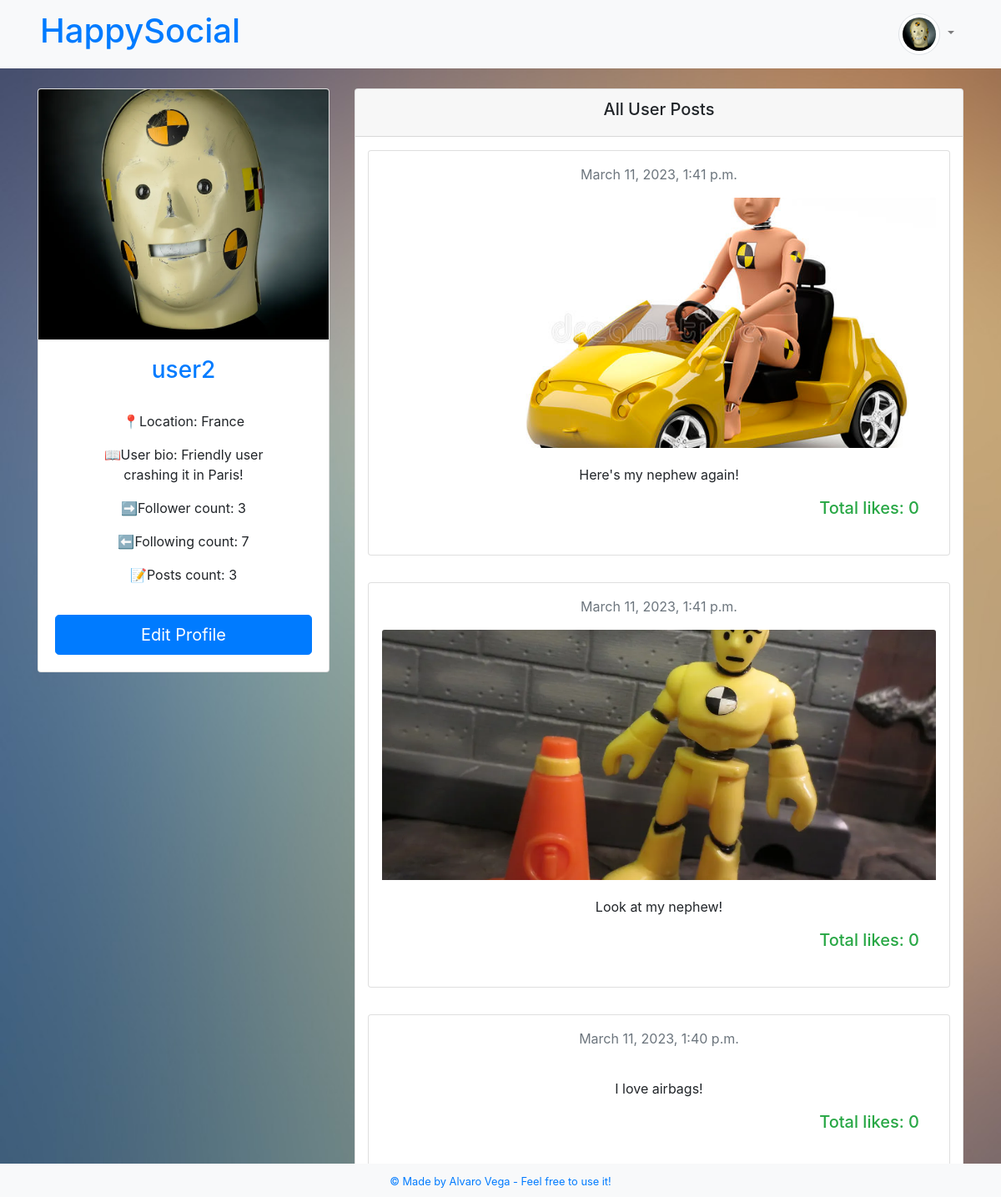
The page /profile/user2 (signed in) on the database as committed earlier.
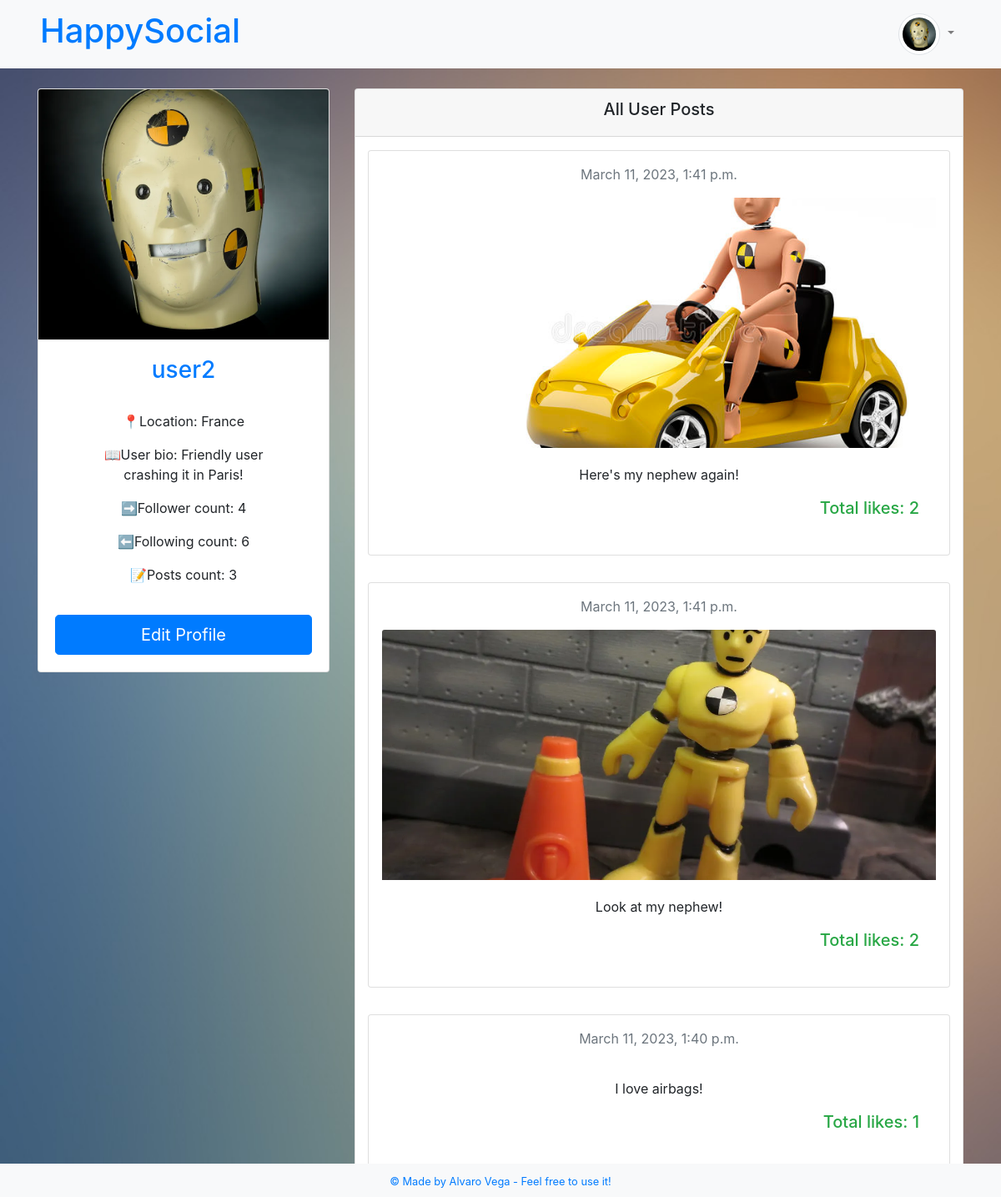
The same page on the database as committed later.
### coreApp/models.py (models this page shows, shortened)
class Post(models.Model):
    id = models.UUIDField(primary_key=True, default=uuid.uuid4, editable=False)
    user = models.CharField(
        max_length=100,
    )
    image = models.ImageField(upload_to="post_images")
    caption = models.TextField(max_length=500, blank=True)
    created_at = models.DateTimeField(auto_now_add=True)
    no_of_likes = models.IntegerField(default=0)

### coreApp/views.py (the view)
# urls.py: path("profile/<str:pk>", views.profile, name="profile"),
@login_required(login_url="signin")
def profile(request, pk):
    if request.user.is_staff:
        return redirect("admin:index")
    user_object = User.objects.get(username=pk)
    user_profile = Profile.objects.get(user=user_object)
    user_posts = Post.objects.filter(user=pk)
    user_posts_length = len(user_posts)
    follower = request.user.username
    visitor_object = User.objects.get(username=request.user.username)
    visitor_profile = Profile.objects.get(user=visitor_object)
    user = pk
    if FollowersCount.objects.filter(follower=follower, user=user).exists():
        follow_status = True
    else:
        follow_status = False
    user_followers = len(FollowersCount.objects.filter(user=pk))
    user_following = len(FollowersCount.objects.filter(follower=pk))
    context = {
        "user_profile": user_profile,
        "user_object": user_object,
        "user_posts": user_posts,
        "user_posts_length": user_posts_length,
        "follow_status": follow_status,
        "user_followers": user_followers,
        "user_following": user_following,
        "visitor_profile": visitor_profile,
    }
    return render(request, "profile.html", context)

### templates/profile.html (shortened to what this page needs)
{% extends 'base.html' %}
  {% block header %}
    {% include 'header.html' with user_profile=visitor_profile %}
  {% endblock %}
  {% block content %}
  {% load static %}
<div class="container mt-4">
	<div class="row">
	  <div class="col-md-4">
		<div class="card mb-3">
		  <img src="{{ user_profile.profileimg.url }}" class="card-img-top" alt="User Profile">
		  <div class="card-body">
			<h3 class="card-title text-center text-primary">{{ user_profile.user.username }}</h3>
			  <div class="col-md-12">
				  <div class="card-body text-center">
					<p class="card-text">📍Location: {{ user_profile.location }}</p>
					<p class="card-text">📖User bio: {{ user_profile.bio }}</p>
					<p class="card-text">➡️Follower count: {{ user_followers }}</p>
					<p class="card-text">⬅️Following count: {{ user_following }}</p>
					<p class="card-text">📝Posts count: {{ user_posts_length }} </p>
				</div>
			  </div>
			{% if user_profile.user != user %}
			<form action="/follow" method="POST">
			  {% csrf_token %}
			  <input type="hidden" name="follower" value="{{user.username}}">
			  <input type="hidden" name="user" value="{{user_object.username}}">
			  <button class="btn btn-primary btn-lg btn-block mt-3" type="submit">
				{% if follow_status %}Unfollow{% else %}Follow{% endif %}
			  </button>
			</form>
			{% else %}
			<a href="/settings" class="btn btn-primary btn-lg btn-block mt-3">Edit Profile</a>
			{% endif %}
		  </div>
		</div>
	  </div>
	  <div class="col-md-8">
		<div class="card">
		  <div class="card-header">
			<h5 class="text-center">All User Posts</h5>
		  </div>
		  {% for post in user_posts reversed %}
		  <div class="col-md-12 my-3">
			<div class="card p-3">
			  <p class="text-secondary text-center">{{ post.created_at }}</p>
			  {% if post.image %}
			  <a href="#" data-toggle="modal" data-target="#postModal{{ post.id }}">
			  	<img src="{{ post.image.url }}" class="card-img-top" alt="Post Image">
			  </a>
			  {% endif %}
			  <div class="card-body">
				<p class="card-text text-center">{{ post.caption }}</p>
				<h5 class="text-success text-right">Total likes: {{post.no_of_likes}}</h3>
			  </div>
			</div>
		  </div>
		  {% endfor %}
		</div>
	  </div>
	</div>
  </div>
  {% endblock %}

Rows that differ between the two databases and show on the page:
changed Post "Here's my nephew again!": no_of_likes "0" → "2"
changed Post "Look at my nephew!": no_of_likes "0" → "2"
changed Post "March 11, 2023, 1:40 p.m.": no_of_likes "0" → "1"
Other text that changed with them:
{{ user_followers }}: "3" → "4"
{{ user_following }}: "7" → "6"
